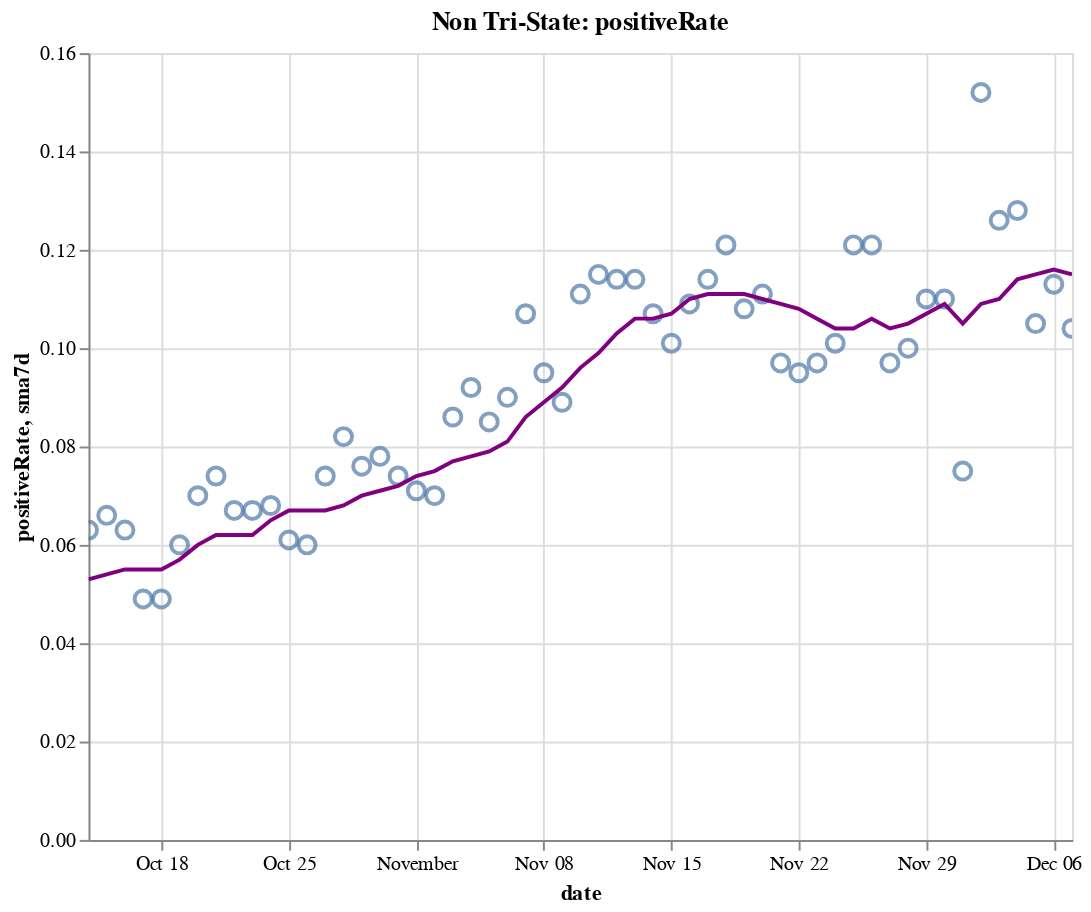

The code cell stored with this chart in its notebook:
### Code cell
create_plot(non_tristate, 'positiveRate')

### Figure 1 — Vega-Lite specification as saved in the notebook (floating-point values rounded to 4 significant figures)
{"config": {"view": {"continuousWidth": 400, "continuousHeight": 300}}, "layer": [{"layer": [{"mark": {"type": "point", "size": 75}, "encoding": {"tooltip": [{"type": "temporal", "field": "date"}, {"type": "quantitative", "field": "positiveRate"}, {"type": "quantitative", "field": "sma7d"}], "x": {"type": "temporal", "field": "date"}, "y": {"type": "quantitative", "field": "positiveRate"}}, "selection": {"selector016": {"type": "interval", "bind": "scales", "encodings": ["x", "y"]}}}, {"mark": {"type": "line", "color": "purple"}, "encoding": {"x": {"type": "temporal", "field": "date"}, "y": {"type": "quantitative", "field": "sma7d"}}}]}, {"mark": {"type": "rule", "color": "#aaa"}, "encoding": {"x": {"type": "temporal", "field": "date"}}, "transform": [{"filter": {"selection": "selector015"}}]}, {"mark": "circle", "encoding": {"opacity": {"condition": {"value": 1, "selection": "selector015"}, "value": 0}, "tooltip": [{"type": "temporal", "field": "date"}, {"type": "quantitative", "field": "positiveRate"}, {"type": "quantitative", "field": "sma7d"}], "x": {"type": "temporal", "field": "date"}, "y": {"type": "quantitative", "field": "positiveRate"}}, "selection": {"selector015": {"type": "single", "encodings": ["x"], "on": "mouseover", "nearest": true, "empty": "none"}}}, {"mark": {"type": "text", "align": "left", "dx": 5, "dy": -5, "stroke": "white", "strokeWidth": 2}, "encoding": {"text": {"type": "quantitative", "field": "positiveRate"}, "tooltip": [{"type": "temporal", "field": "date"}, {"type": "quantitative", "field": "positiveRate"}, {"type": "quantitative", "field": "sma7d"}], "x": {"type": "temporal", "field": "date"}, "y": {"type": "quantitative", "field": "positiveRate"}}, "transform": [{"filter": {"selection": "selector015"}}]}, {"mark": {"type": "text", "align": "left", "dx": 5, "dy": -5}, "encoding": {"text": {"type": "quantitative", "field": "positiveRate"}, "tooltip": [{"type": "temporal", "field": "date"}, {"type": "quantitative", "field": "positiveRate"}, {"type": "quantitative", "field": "sma7d"}], "x": {"type": "temporal", "field": "date"}, "y": {"type": "quantitative", "field": "positiveRate"}}, "transform": [{"filter": {"selection": "selector015"}}]}], "data": {"name": "data-9220c50bb1ade977a79543aba3ad0b7f"}, "height": 400, "title": "Non Tri-State: positiveRate", "width": 500, "$schema": "https://vega.github.io/schema/vega-lite/v4.8.1.json", "datasets": {"data-9220c50bb1ade977a79543aba3ad0b7f": [{"date": "2020-10-14T00:00:00", "totalTestResultsIncrease": 860500.0, "positiveIncrease": 53780.0, "death": 162200.0, "deathIncrease": 787.0, "positiveRate": 0.063, "state": "Non Tri-State", "sma7d": 0.053}, {"date": "2020-10-15T00:00:00", "totalTestResultsIncrease": 926800.0, "positiveIncrease": 60800.0, "death": 163100.0, "deathIncrease": 908.0, "positiveRate": 0.066, "state": "Non Tri-State", "sma7d": 0.054}, {"date": "2020-10-16T00:00:00", "totalTestResultsIncrease": 1031000.0, "positiveIncrease": 64930.0, "death": 164000.0, "deathIncrease": 880.0, "positiveRate": 0.063, "state": "Non Tri-State", "sma7d": 0.055}, {"date": "2020-10-17T00:00:00", "totalTestResultsIncrease": 1104000.0, "positiveIncrease": 54610.0, "death": 164700.0, "deathIncrease": 762.0, "positiveRate": 0.049, "state": "Non Tri-State", "sma7d": 0.055}, {"date": "2020-10-18T00:00:00", "totalTestResultsIncrease": 921600.0, "positiveIncrease": 45620.0, "death": 165100.0, "deathIncrease": 388.0, "positiveRate": 0.049, "state": "Non Tri-State", "sma7d": 0.055}, {"date": "2020-10-19T00:00:00", "totalTestResultsIncrease": 900100.0, "positiveIncrease": 53730.0, "death": 165500.0, "deathIncrease": 426.0, "positiveRate": 0.06, "state": "Non Tri-State", "sma7d": 0.057}, {"date": "2020-10-20T00:00:00", "totalTestResultsIncrease": 829900.0, "positiveIncrease": 57930.0, "death": 166300.0, "deathIncrease": 806.0, "positiveRate": 0.07, "state": "Non Tri-State", "sma7d": 0.06}, {"date": "2020-10-21T00:00:00", "totalTestResultsIncrease": 772300.0, "positiveIncrease": 57490.0, "death": 167300.0, "deathIncrease": 986.0, "positiveRate": 0.074, "state": "Non Tri-State", "sma7d": 0.062}, {"date": "2020-10-22T00:00:00", "totalTestResultsIncrease": 1039000.0, "positiveIncrease": 69550.0, "death": 168400.0, "deathIncrease": 1091.0, "positiveRate": 0.067, "state": "Non Tri-State", "sma7d": 0.062}, {"date": "2020-10-23T00:00:00", "totalTestResultsIncrease": 1178000.0, "positiveIncrease": 78970.0, "death": 169300.0, "deathIncrease": 905.0, "positiveRate": 0.067, "state": "Non Tri-State", "sma7d": 0.062}, {"date": "2020-10-24T00:00:00", "totalTestResultsIncrease": 1165000.0, "positiveIncrease": 79320.0, "death": 170200.0, "deathIncrease": 869.0, "positiveRate": 0.068, "state": "Non Tri-State", "sma7d": 0.065}, {"date": "2020-10-25T00:00:00", "totalTestResultsIncrease": 1021000.0, "positiveIncrease": 62130.0, "death": 170600.0, "deathIncrease": 366.0, "positiveRate": 0.061, "state": "Non Tri-State", "sma7d": 0.067}, {"date": "2020-10-26T00:00:00", "totalTestResultsIncrease": 967400.0, "positiveIncrease": 58070.0, "death": 170900.0, "deathIncrease": 371.0, "positiveRate": 0.06, "state": "Non Tri-State", "sma7d": 0.067}, {"date": "2020-10-27T00:00:00", "totalTestResultsIncrease": 916900.0, "positiveIncrease": 67910.0, "death": 171800.0, "deathIncrease": 883.0, "positiveRate": 0.074, "state": "Non Tri-State", "sma7d": 0.067}, {"date": "2020-10-28T00:00:00", "totalTestResultsIncrease": 913400.0, "positiveIncrease": 74560.0, "death": 172800.0, "deathIncrease": 1002.0, "positiveRate": 0.082, "state": "Non Tri-State", "sma7d": 0.068}, {"date": "2020-10-29T00:00:00", "totalTestResultsIncrease": 1093000.0, "positiveIncrease": 83360.0, "death": 173800.0, "deathIncrease": 1005.0, "positiveRate": 0.076, "state": "Non Tri-State", "sma7d": 0.07}, {"date": "2020-10-30T00:00:00", "totalTestResultsIncrease": 1184000.0, "positiveIncrease": 92250.0, "death": 174700.0, "deathIncrease": 921.0, "positiveRate": 0.078, "state": "Non Tri-State", "sma7d": 0.071}, {"date": "2020-10-31T00:00:00", "totalTestResultsIncrease": 1172000.0, "positiveIncrease": 87170.0, "death": 175700.0, "deathIncrease": 949.0, "positiveRate": 0.074, "state": "Non Tri-State", "sma7d": 0.072}, {"date": "2020-11-01T00:00:00", "totalTestResultsIncrease": 977200.0, "positiveIncrease": 69850.0, "death": 176100.0, "deathIncrease": 374.0, "positiveRate": 0.071, "state": "Non Tri-State", "sma7d": 0.074}, {"date": "2020-11-02T00:00:00", "totalTestResultsIncrease": 1087000.0, "positiveIncrease": 76400.0, "death": 176500.0, "deathIncrease": 463.0, "positiveRate": 0.07, "state": "Non Tri-State", "sma7d": 0.075}, {"date": "2020-11-03T00:00:00", "totalTestResultsIncrease": 956000.0, "positiveIncrease": 82520.0, "death": 178000.0, "deathIncrease": 1481.0, "positiveRate": 0.086, "state": "Non Tri-State", "sma7d": 0.077}, {"date": "2020-11-04T00:00:00", "totalTestResultsIncrease": 1053000.0, "positiveIncrease": 97230.0, "death": 179100.0, "deathIncrease": 1068.0, "positiveRate": 0.092, "state": "Non Tri-State", "sma7d": 0.078}, {"date": "2020-11-05T00:00:00", "totalTestResultsIncrease": 1299000.0, "positiveIncrease": 109800.0, "death": 180200.0, "deathIncrease": 1099.0, "positiveRate": 0.085, "state": "Non Tri-State", "sma7d": 0.079}, {"date": "2020-11-06T00:00:00", "totalTestResultsIncrease": 1328000.0, "positiveIncrease": 119300.0, "death": 181300.0, "deathIncrease": 1127.0, "positiveRate": 0.09, "state": "Non Tri-State", "sma7d": 0.081}, {"date": "2020-11-07T00:00:00", "totalTestResultsIncrease": 1150000.0, "positiveIncrease": 122400.0, "death": 182400.0, "deathIncrease": 1092.0, "positiveRate": 0.107, "state": "Non Tri-State", "sma7d": 0.086}, {"date": "2020-11-08T00:00:00", "totalTestResultsIncrease": 1105000.0, "positiveIncrease": 104800.0, "death": 182900.0, "deathIncrease": 473.0, "positiveRate": 0.095, "state": "Non Tri-State", "sma7d": 0.089}, {"date": "2020-11-09T00:00:00", "totalTestResultsIncrease": 1243000.0, "positiveIncrease": 110900.0, "death": 183400.0, "deathIncrease": 513.0, "positiveRate": 0.089, "state": "Non Tri-State", "sma7d": 0.092}, {"date": "2020-11-10T00:00:00", "totalTestResultsIncrease": 1097000.0, "positiveIncrease": 121900.0, "death": 184700.0, "deathIncrease": 1298.0, "positiveRate": 0.111, "state": "Non Tri-State", "sma7d": 0.096}, {"date": "2020-11-11T00:00:00", "totalTestResultsIncrease": 1173000.0, "positiveIncrease": 135200.0, "death": 186200.0, "deathIncrease": 1518.0, "positiveRate": 0.115, "state": "Non Tri-State", "sma7d": 0.099}, {"date": "2020-11-12T00:00:00", "totalTestResultsIncrease": 1249000.0, "positiveIncrease": 142600.0, "death": 187300.0, "deathIncrease": 1061.0, "positiveRate": 0.114, "state": "Non Tri-State", "sma7d": 0.103}, {"date": "2020-11-13T00:00:00", "totalTestResultsIncrease": 1406000.0, "positiveIncrease": 160600.0, "death": 188500.0, "deathIncrease": 1206.0, "positiveRate": 0.114, "state": "Non Tri-State", "sma7d": 0.106}, {"date": "2020-11-14T00:00:00", "totalTestResultsIncrease": 1436000.0, "positiveIncrease": 153800.0, "death": 189700.0, "deathIncrease": 1281.0, "positiveRate": 0.107, "state": "Non Tri-State", "sma7d": 0.106}, {"date": "2020-11-15T00:00:00", "totalTestResultsIncrease": 1354000.0, "positiveIncrease": 136200.0, "death": 190400.0, "deathIncrease": 639.0, "positiveRate": 0.101, "state": "Non Tri-State", "sma7d": 0.107}, {"date": "2020-11-16T00:00:00", "totalTestResultsIncrease": 1273000.0, "positiveIncrease": 138500.0, "death": 190900.0, "deathIncrease": 557.0, "positiveRate": 0.109, "state": "Non Tri-State", "sma7d": 0.11}, {"date": "2020-11-17T00:00:00", "totalTestResultsIncrease": 1285000.0, "positiveIncrease": 145900.0, "death": 192400.0, "deathIncrease": 1475.0, "positiveRate": 0.114, "state": "Non Tri-State", "sma7d": 0.111}, {"date": "2020-11-18T00:00:00", "totalTestResultsIncrease": 1259000.0, "positiveIncrease": 152600.0, "death": 194200.0, "deathIncrease": 1778.0, "positiveRate": 0.121, "state": "Non Tri-State", "sma7d": 0.111}, {"date": "2020-11-19T00:00:00", "totalTestResultsIncrease": 1585000.0, "positiveIncrease": 171000.0, "death": 196100.0, "deathIncrease": 1880.0, "positiveRate": 0.108, "state": "Non Tri-State", "sma7d": 0.111}, {"date": "2020-11-20T00:00:00", "totalTestResultsIncrease": 1635000.0, "positiveIncrease": 181600.0, "death": 197900.0, "deathIncrease": 1803.0, "positiveRate": 0.111, "state": "Non Tri-State", "sma7d": 0.11}, {"date": "2020-11-21T00:00:00", "totalTestResultsIncrease": 1747000.0, "positiveIncrease": 169100.0, "death": 199300.0, "deathIncrease": 1444.0, "positiveRate": 0.097, "state": "Non Tri-State", "sma7d": 0.109}, {"date": "2020-11-22T00:00:00", "totalTestResultsIncrease": 1494000.0, "positiveIncrease": 141500.0, "death": 200200.0, "deathIncrease": 852.0, "positiveRate": 0.095, "state": "Non Tri-State", "sma7d": 0.108}, {"date": "2020-11-23T00:00:00", "totalTestResultsIncrease": 1404000.0, "positiveIncrease": 136200.0, "death": 201000.0, "deathIncrease": 868.0, "positiveRate": 0.097, "state": "Non Tri-State", "sma7d": 0.106}, {"date": "2020-11-24T00:00:00", "totalTestResultsIncrease": 1562000.0, "positiveIncrease": 157300.0, "death": 203000.0, "deathIncrease": 1958.0, "positiveRate": 0.101, "state": "Non Tri-State", "sma7d": 0.104}, {"date": "2020-11-25T00:00:00", "totalTestResultsIncrease": 1414000.0, "positiveIncrease": 171400.0, "death": 205100.0, "deathIncrease": 2136.0, "positiveRate": 0.121, "state": "Non Tri-State", "sma7d": 0.104}, {"date": "2020-11-26T00:00:00", "totalTestResultsIncrease": 948000.0, "positiveIncrease": 114900.0, "death": 206400.0, "deathIncrease": 1230.0, "positiveRate": 0.121, "state": "Non Tri-State", "sma7d": 0.106}, {"date": "2020-11-27T00:00:00", "totalTestResultsIncrease": 1831000.0, "positiveIncrease": 178000.0, "death": 207600.0, "deathIncrease": 1281.0, "positiveRate": 0.097, "state": "Non Tri-State", "sma7d": 0.104}, {"date": "2020-11-28T00:00:00", "totalTestResultsIncrease": 1450000.0, "positiveIncrease": 144700.0, "death": 208800.0, "deathIncrease": 1178.0, "positiveRate": 0.1, "state": "Non Tri-State", "sma7d": 0.105}, {"date": "2020-11-29T00:00:00", "totalTestResultsIncrease": 1129000.0, "positiveIncrease": 124700.0, "death": 209600.0, "deathIncrease": 732.0, "positiveRate": 0.11, "state": "Non Tri-State", "sma7d": 0.107}, {"date": "2020-11-30T00:00:00", "totalTestResultsIncrease": 1208000.0, "positiveIncrease": 132900.0, "death": 210600.0, "deathIncrease": 1005.0, "positiveRate": 0.11, "state": "Non Tri-State", "sma7d": 0.109}, {"date": "2020-12-01T00:00:00", "totalTestResultsIncrease": 2165000.0, "positiveIncrease": 163400.0, "death": 212800.0, "deathIncrease": 2294.0, "positiveRate": 0.075, "state": "Non Tri-State", "sma7d": 0.105}, {"date": "2020-12-02T00:00:00", "totalTestResultsIncrease": 1182000.0, "positiveIncrease": 179900.0, "death": 215400.0, "deathIncrease": 2547.0, "positiveRate": 0.152, "state": "Non Tri-State", "sma7d": 0.109}, {"date": "2020-12-03T00:00:00", "totalTestResultsIncrease": 1515000.0, "positiveIncrease": 190800.0, "death": 218000.0, "deathIncrease": 2556.0, "positiveRate": 0.126, "state": "Non Tri-State", "sma7d": 0.11}, {"date": "2020-12-04T00:00:00", "totalTestResultsIncrease": 1613000.0, "positiveIncrease": 206400.0, "death": 220400.0, "deathIncrease": 2420.0, "positiveRate": 0.128, "state": "Non Tri-State", "sma7d": 0.114}, {"date": "2020-12-05T00:00:00", "totalTestResultsIncrease": 1877000.0, "positiveIncrease": 196800.0, "death": 222700.0, "deathIncrease": 2338.0, "positiveRate": 0.105, "state": "Non Tri-State", "sma7d": 0.115}, {"date": "2020-12-06T00:00:00", "totalTestResultsIncrease": 1436000.0, "positiveIncrease": 162100.0, "death": 223800.0, "deathIncrease": 1071.0, "positiveRate": 0.113, "state": "Non Tri-State", "sma7d": 0.116}, {"date": "2020-12-07T00:00:00", "totalTestResultsIncrease": 1556000.0, "positiveIncrease": 161200.0, "death": 225000.0, "deathIncrease": 1171.0, "positiveRate": 0.104, "state": "Non Tri-State", "sma7d": 0.115}]}}
